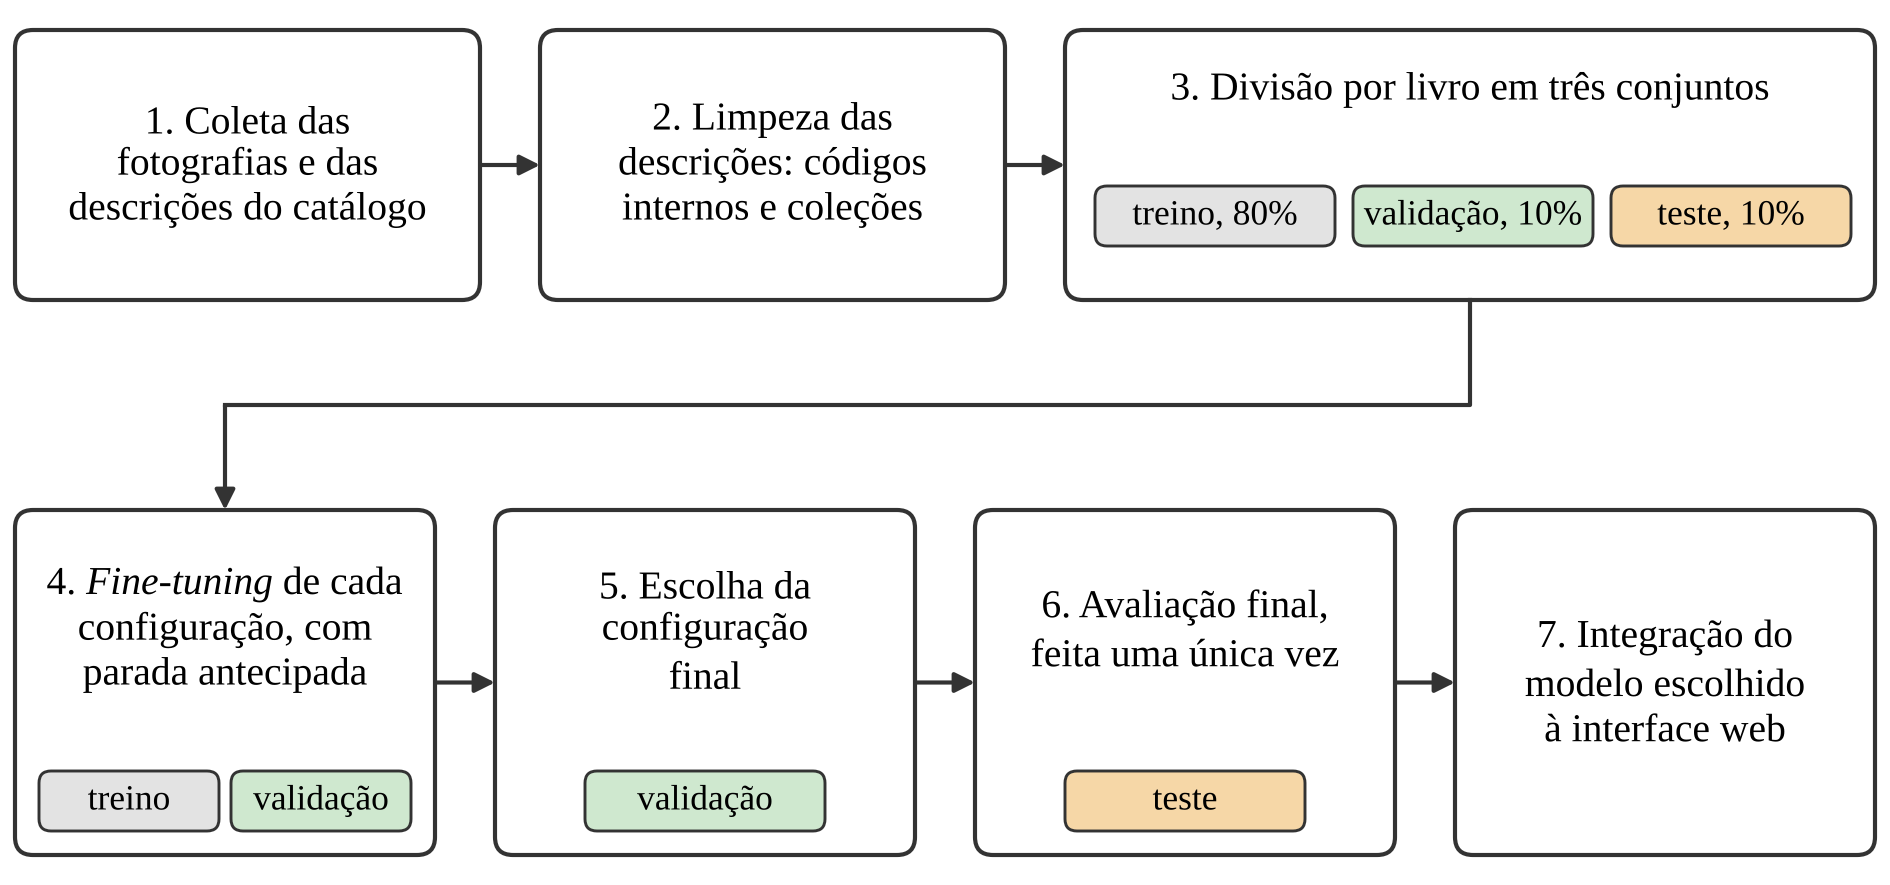

Generate this figure with Python:
import matplotlib
matplotlib.use('Agg')
import matplotlib.pyplot as plt
from matplotlib.patches import FancyBboxPatch
plt.rcParams['font.family']='Liberation Serif'
plt.rcParams['mathtext.fontset']='custom'
plt.rcParams['mathtext.it']='Liberation Serif:italic'
plt.rcParams['mathtext.rm']='Liberation Serif'
W,H=6.3,2.95
fig=plt.figure(figsize=(W,H)); ax=fig.add_axes([0,0,1,1]); ax.set_xlim(0,W); ax.set_ylim(0,H); ax.axis('off')
EDGE='#333333'; C={'treino':'#e3e3e3','validação':'#cfe8cf','teste':'#f6d7a7'}
def rbox(x,y,w,h,fc='white'):
    ax.add_patch(FancyBboxPatch((x,y),w,h,boxstyle='round,pad=0,rounding_size=0.06',fc=fc,ec=EDGE,lw=1))
def chip(x,y,w,name,label=None):
    ax.add_patch(FancyBboxPatch((x,y),w,0.2,boxstyle='round,pad=0,rounding_size=0.04',fc=C[name],ec=EDGE,lw=0.7))
    ax.text(x+w/2,y+0.1,label or name,ha='center',va='center',fontsize=8.5)
def arr(p1,p2):
    ax.annotate('',xy=p2,xytext=p1,arrowprops=dict(arrowstyle='-|>',lw=1,color=EDGE,mutation_scale=10,shrinkA=0,shrinkB=0))
fs=9.5
# linha 1
y1,h1=1.95,0.9
rbox(0.05,y1,1.55,h1); ax.text(0.825,y1+h1/2,'1. Coleta das\nfotografias e das\ndescrições do catálogo',ha='center',va='center',fontsize=fs,linespacing=1.25)
rbox(1.8,y1,1.55,h1); ax.text(2.575,y1+h1/2,'2. Limpeza das\ndescrições: códigos\ninternos e coleções',ha='center',va='center',fontsize=fs,linespacing=1.25)
rbox(3.55,y1,2.7,h1); ax.text(4.9,y1+h1-0.2,'3. Divisão por livro em três conjuntos',ha='center',va='center',fontsize=fs)
for i,(n,l) in enumerate((('treino','treino, 80%'),('validação','validação, 10%'),('teste','teste, 10%'))):
    chip(3.65+i*0.86,y1+0.18,0.8,n,l)
arr((1.6,y1+h1/2),(1.8,y1+h1/2)); arr((3.35,y1+h1/2),(3.55,y1+h1/2))
# linha 2
y2,h2=0.1,1.15; bw=1.4; xs=[0.05,1.65,3.25,4.85]
txt=['4. $\\mathit{Fine}$-$\\mathit{tuning}$ de cada\nconfiguração, com\nparada antecipada','5. Escolha da\nconfiguração\nfinal','6. Avaliação final,\nfeita uma única vez','7. Integração do\nmodelo escolhido\nà interface web']
uses=[[('treino',None),('validação',None)],[('validação',None)],[('teste',None)],[]]
for x,t,u in zip(xs,txt,uses):
    rbox(x,y2,bw,h2)
    ax.text(x+bw/2,y2+h2-0.4 if u else y2+h2/2,t,ha='center',va='center',fontsize=fs,linespacing=1.25)
    if len(u)==2:
        chip(x+0.08,y2+0.08,0.6,u[0][0],u[0][1]); chip(x+0.72,y2+0.08,0.6,u[1][0],u[1][1])
    elif u:
        chip(x+0.3,y2+0.08,0.8,u[0][0],u[0][1])
for i in range(3): arr((xs[i]+bw,y2+h2/2),(xs[i+1],y2+h2/2))
# 3 -> 4
ax.plot([4.9,4.9,xs[0]+bw/2],[y1,1.6,1.6],color=EDGE,lw=1)
arr((xs[0]+bw/2,1.6),(xs[0]+bw/2,y2+h2))
fig.savefig('figura-etapas-metodo.png',dpi=300)
